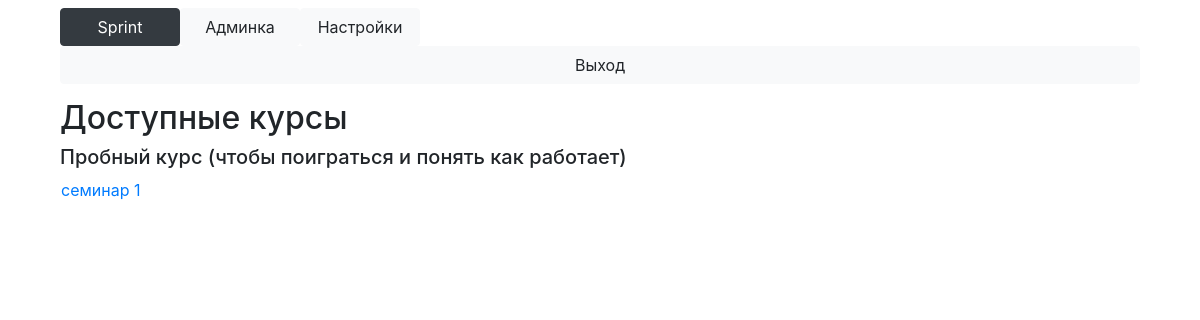
Page /main (signed in) on the committed database.
### Main/models.py (models this page shows, shortened)
class Course(models.Model):
    name = models.TextField()

class Block(models.Model):
    name = models.TextField()
    course = models.ForeignKey(Course, on_delete=models.CASCADE)
    time_start = models.DateTimeField()
    time_end = models.DateTimeField()
    opened = models.IntegerField()

### Main/views.py (the view)
# urls.py: path('main', views.main),
def main(request):
    if not check_login(request.user):
        return HttpResponseRedirect('/enter')
    return render(request, 'main.html', context={'is_admin': check_admin(request.user),
                                                 'blocks': blocks_available(request.user),
                                                 'user': request.user})

### Main/main.py (called while the page is built, shortened)
def check_login(user):
    return user.is_authenticated

def check_admin(user):
    if check_teacher(user):
        return True

def check_teacher(user):
    return user.is_staff and check_login(user)

def courses_available(user):
    if user.is_superuser:
        return Course.objects.all()
    else:
        return [s.course for s in Subscribe.objects.filter(user=user)]

def blocks_available(user):
    courses = courses_available(user)
    blocks = {}
    is_admin = check_admin(user)
    for course in courses:
        if is_admin:
            blocks[course] = Block.objects.filter(
                course=course
            )
    return blocks

### Main/templatetags/filters.py (called while the page is built)
@register.filter('mark_for_task')
def mark_for_task(task, user):
    try:
        return int(list(Solution.objects.filter(task=task, user=user, mark__isnull=False))[-1].mark * 10 / task.max_mark)
    except IndexError:
        return None

@register.filter('mark_for_block')
def mark_for_block(block, user):
    tasks = Task.objects.filter(block=block)
    if len(tasks) == 0:
        return None
    mark = 0
    flag = False
    for task in tasks:
        mft = mark_for_task(task, user)
        if mft:
            flag = True
            mark += mft * task.weight
    if flag:
        return round(mark)
    return None

@register.filter('marked')
def marked(mark):
    return bool(mark)

### templates/main.html (shortened to what this page needs)
{% extends 'base_main.html' %}
{% load filters %}
{% block content %}
    <h2>Доступные курсы</h2>
    {% for key, value in blocks.items %}
        <h5>{{ key.name }}</h5>
        {% for block in value %}
            <table>
                <tr>
                    <td>
                        <a href="/block?id={{ block.id }}">{{ block.name }}</a>
                    </td>
                    <td>
                    </td>
                </tr>
            </table>
        {% endfor %}
    {% endfor %}
{% endblock %}

### rows in the picture
Course: name "Пробный курс (чтобы поиграться и понять как работает)"
Block: name "семинар 1"
